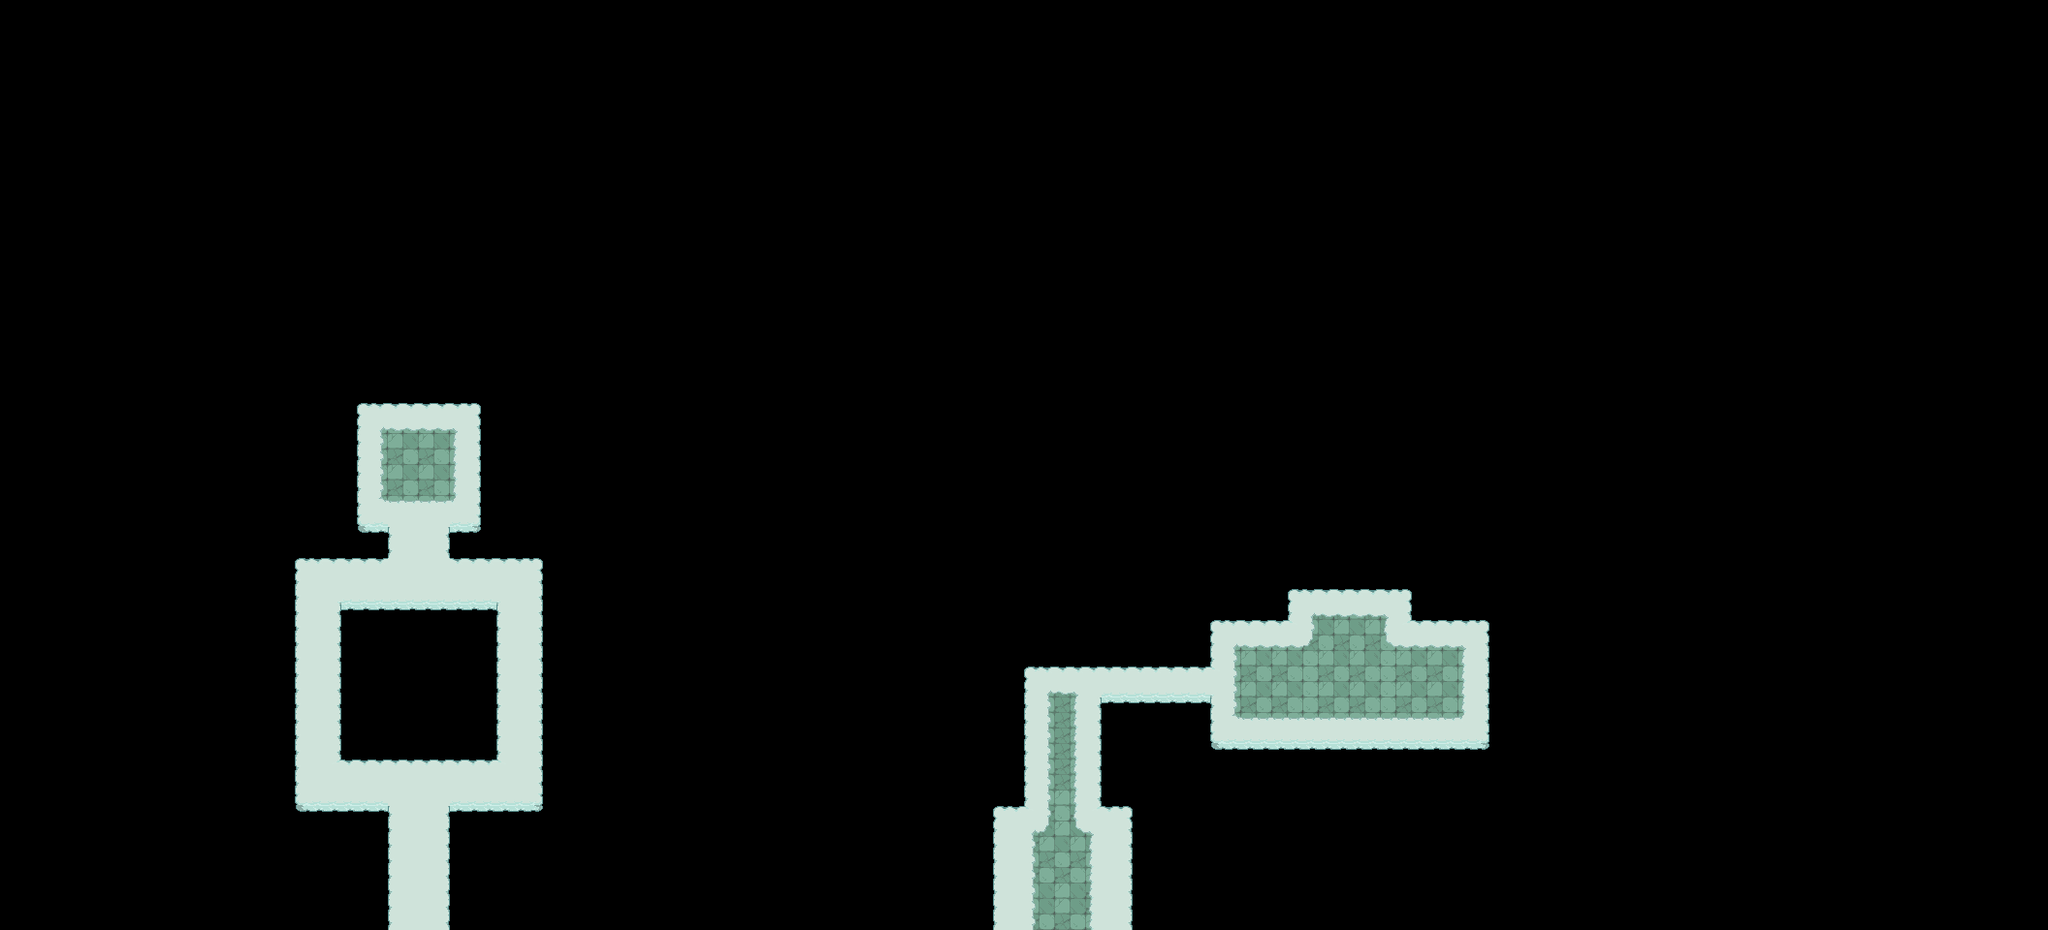

A 2D game scene composited from a Tiled map and its tileset images. What follows is a short description and the map's XML, with each tile layer's data collapsed to a summary:
An orthogonal 132x60 tile map with 16x16 px tiles, 7 tile layers (Base, Floor, Environment, Platform, ...), 1 hidden layer not drawn, 4 tilesets and 44 objects (8x lightningRod, 4x sentry, 2x orbEast, 2x streetlight, 2x cloudFight, ...).

<map version="1.5" tiledversion="1.5.0" orientation="orthogonal" renderorder="right-down" width="132" height="60" tilewidth="16" tileheight="16" infinite="0" nextlayerid="24" nextobjectid="1320">
 <editorsettings>
  <export target="d_cloud2.lua" format="lua" />
 </editorsettings>
 <properties>
  <property name="background" value="cloudDungeon" />
  <property name="dark" type="int" value="0" />
  <property name="defaultX" type="int" value="1096" />
  <property name="defaultY" type="int" value="900" />
  <property name="isSky" type="bool" value="true" />
  <property name="music" value="cloudDungeon" />
  <property name="weather" value="none" />
 </properties>
 <tileset firstgid="1" name="cave" tilewidth="16" tileheight="16" tilecount="160" columns="16">
  <image source="../_tilesets/cave.png" width="256" height="160" />
  <tile id="127">
   <animation>
    <frame tileid="127" duration="100" />
   </animation>
  </tile>
  <tile id="143">
   <animation>
    <frame tileid="143" duration="100" />
   </animation>
  </tile>
  <tile id="159">
   <animation>
    <frame tileid="159" duration="100" />
   </animation>
  </tile>
 </tileset>
 <tileset firstgid="161" name="water" tilewidth="16" tileheight="16" tilecount="1296" columns="24">
  <image source="../_tilesets/water.png" width="384" height="864" />
  <tile id="0">
   <animation>
    <frame tileid="0" duration="350" />
    <frame tileid="3" duration="350" />
    <frame tileid="6" duration="350" />
    <frame tileid="9" duration="350" />
   </animation>
  </tile>
  <tile id="1">
   <animation>
    <frame tileid="1" duration="350" />
    <frame tileid="4" duration="350" />
    <frame tileid="7" duration="350" />
    <frame tileid="10" duration="350" />
   </animation>
  </tile>
  <tile id="2">
   <animation>
    <frame tileid="2" duration="350" />
    <frame tileid="5" duration="350" />
    <frame tileid="8" duration="350" />
    <frame tileid="11" duration="350" />
   </animation>
  </tile>
  <tile id="12">
   <animation>
    <frame tileid="12" duration="350" />
    <frame tileid="15" duration="350" />
    <frame tileid="18" duration="350" />
    <frame tileid="21" duration="350" />
   </animation>
  </tile>
  <tile id="13">
   <animation>
    <frame tileid="13" duration="350" />
    <frame tileid="16" duration="350" />
    <frame tileid="19" duration="350" />
    <frame tileid="22" duration="350" />
   </animation>
  </tile>
  <tile id="14">
   <animation>
    <frame tileid="14" duration="350" />
    <frame tileid="17" duration="350" />
    <frame tileid="20" duration="350" />
    <frame tileid="23" duration="350" />
   </animation>
  </tile>
  <tile id="24">
   <animation>
    <frame tileid="24" duration="350" />
    <frame tileid="27" duration="350" />
    <frame tileid="30" duration="350" />
    <frame tileid="33" duration="350" />
   </animation>
  </tile>
  <tile id="26">
   <animation>
    <frame tileid="26" duration="350" />
    <frame tileid="29" duration="350" />
    <frame tileid="32" duration="350" />
    <frame tileid="35" duration="350" />
   </animation>
  </tile>
  <tile id="37">
   <animation>
    <frame tileid="37" duration="350" />
    <frame tileid="40" duration="350" />
    <frame tileid="43" duration="350" />
    <frame tileid="46" duration="350" />
   </animation>
  </tile>
  <tile id="38">
   <animation>
    <frame tileid="38" duration="350" />
    <frame tileid="41" duration="350" />
    <frame tileid="44" duration="350" />
    <frame tileid="47" duration="350" />
   </animation>
  </tile>
  <tile id="48">
   <animation>
    <frame tileid="48" duration="350" />
    <frame tileid="51" duration="350" />
    <frame tileid="54" duration="350" />
    <frame tileid="57" duration="350" />
   </animation>
  </tile>
  <tile id="49">
   <animation>
    <frame tileid="49" duration="350" />
    <frame tileid="52" duration="350" />
    <frame tileid="55" duration="350" />
    <frame tileid="58" duration="350" />
   </animation>
  </tile>
  <tile id="50">
   <animation>
    <frame tileid="50" duration="350" />
    <frame tileid="53" duration="350" />
    <frame tileid="56" duration="350" />
    <frame tileid="59" duration="350" />
   </animation>
  </tile>
  <tile id="61">
   <animation>
    <frame tileid="61" duration="350" />
    <frame tileid="64" duration="350" />
    <frame tileid="67" duration="350" />
    <frame tileid="70" duration="350" />
   </animation>
  </tile>
  <tile id="62">
   <animation>
    <frame tileid="62" duration="350" />
    <frame tileid="65" duration="350" />
    <frame tileid="68" duration="350" />
    <frame tileid="71" duration="350" />
   </animation>
  </tile>
  <tile id="72">
   <animation>
    <frame tileid="72" duration="350" />
    <frame tileid="74" duration="350" />
    <frame tileid="76" duration="350" />
    <frame tileid="78" duration="350" />
   </animation>
  </tile>
  <tile id="73">
   <animation>
    <frame tileid="73" duration="350" />
    <frame tileid="75" duration="350" />
    <frame tileid="77" duration="350" />
    <frame tileid="79" duration="350" />
   </animation>
  </tile>
  <tile id="85">
   <animation>
    <frame tileid="85" duration="350" />
    <frame tileid="88" duration="350" />
    <frame tileid="91" duration="350" />
    <frame tileid="94" duration="350" />
   </animation>
  </tile>
  <tile id="86">
   <animation>
    <frame tileid="86" duration="350" />
    <frame tileid="89" duration="350" />
    <frame tileid="92" duration="350" />
    <frame tileid="95" duration="350" />
   </animation>
  </tile>
  <tile id="96">
   <animation>
    <frame tileid="96" duration="350" />
    <frame tileid="98" duration="350" />
    <frame tileid="100" duration="350" />
    <frame tileid="102" duration="350" />
   </animation>
  </tile>
  <tile id="97">
   <animation>
    <frame tileid="97" duration="350" />
    <frame tileid="99" duration="350" />
    <frame tileid="101" duration="350" />
    <frame tileid="103" duration="350" />
   </animation>
  </tile>
  <tile id="144">
   <animation>
    <frame tileid="144" duration="350" />
    <frame tileid="147" duration="350" />
    <frame tileid="150" duration="350" />
    <frame tileid="153" duration="350" />
   </animation>
  </tile>
  <tile id="146">
   <animation>
    <frame tileid="146" duration="350" />
    <frame tileid="149" duration="350" />
    <frame tileid="152" duration="350" />
    <frame tileid="155" duration="350" />
   </animation>
  </tile>
  <tile id="156">
   <animation>
    <frame tileid="156" duration="350" />
    <frame tileid="159" duration="350" />
    <frame tileid="162" duration="350" />
    <frame tileid="165" duration="350" />
   </animation>
  </tile>
  <tile id="158">
   <animation>
    <frame tileid="158" duration="350" />
    <frame tileid="161" duration="350" />
    <frame tileid="164" duration="350" />
    <frame tileid="167" duration="350" />
   </animation>
  </tile>
  <tile id="168">
   <animation>
    <frame tileid="168" duration="350" />
    <frame tileid="171" duration="350" />
    <frame tileid="174" duration="350" />
    <frame tileid="177" duration="350" />
   </animation>
  </tile>
  <tile id="170">
   <animation>
    <frame tileid="170" duration="350" />
    <frame tileid="173" duration="350" />
    <frame tileid="176" duration="350" />
    <frame tileid="179" duration="350" />
   </animation>
  </tile>
  <tile id="180">
   <animation>
    <frame tileid="180" duration="350" />
    <frame tileid="183" duration="350" />
    <frame tileid="186" duration="350" />
    <frame tileid="189" duration="350" />
   </animation>
  </tile>
  <tile id="182">
   <animation>
    <frame tileid="182" duration="350" />
    <frame tileid="185" duration="350" />
    <frame tileid="188" duration="350" />
    <frame tileid="191" duration="350" />
   </animation>
  </tile>
  <tile id="192">
   <animation>
    <frame tileid="192" duration="350" />
    <frame tileid="195" duration="350" />
    <frame tileid="198" duration="350" />
    <frame tileid="201" duration="350" />
   </animation>
  </tile>
  <tile id="193">
   <animation>
    <frame tileid="193" duration="350" />
    <frame tileid="196" duration="350" />
    <frame tileid="199" duration="350" />
    <frame tileid="202" duration="350" />
   </animation>
  </tile>
  <tile id="194">
   <animation>
    <frame tileid="194" duration="350" />
    <frame tileid="197" duration="350" />
    <frame tileid="200" duration="350" />
    <frame tileid="203" duration="350" />
   </animation>
  </tile>
  <tile id="204">
   <animation>
    <frame tileid="204" duration="350" />
    <frame tileid="207" duration="350" />
    <frame tileid="210" duration="350" />
    <frame tileid="213" duration="350" />
   </animation>
  </tile>
  <tile id="205">
   <animation>
    <frame tileid="205" duration="350" />
    <frame tileid="208" duration="350" />
    <frame tileid="211" duration="350" />
    <frame tileid="214" duration="350" />
   </animation>
  </tile>
  <tile id="206">
   <animation>
    <frame tileid="206" duration="350" />
    <frame tileid="209" duration="350" />
    <frame tileid="212" duration="350" />
    <frame tileid="215" duration="350" />
   </animation>
  </tile>
  <tile id="216">
   <animation>
    <frame tileid="216" duration="350" />
    <frame tileid="218" duration="350" />
    <frame tileid="220" duration="350" />
    <frame tileid="222" duration="350" />
   </animation>
  </tile>
  <tile id="217">
   <animation>
    <frame tileid="217" duration="350" />
    <frame tileid="219" duration="350" />
    <frame tileid="221" duration="350" />
    <frame tileid="223" duration="350" />
   </animation>
  </tile>
  <tile id="228">
   <animation>
    <frame tileid="228" duration="350" />
    <frame tileid="230" duration="350" />
    <frame tileid="232" duration="350" />
    <frame tileid="234" duration="350" />
   </animation>
  </tile>
  <tile id="229">
   <animation>
    <frame tileid="229" duration="350" />
    <frame tileid="231" duration="350" />
    <frame tileid="233" duration="350" />
    <frame tileid="235" duration="350" />
   </animation>
  </tile>
  <tile id="240">
   <animation>
    <frame tileid="240" duration="350" />
    <frame tileid="242" duration="350" />
    <frame tileid="244" duration="350" />
    <frame tileid="246" duration="350" />
   </animation>
  </tile>
  <tile id="241">
   <animation>
    <frame tileid="241" duration="350" />
    <frame tileid="243" duration="350" />
    <frame tileid="245" duration="350" />
    <frame tileid="247" duration="350" />
   </animation>
  </tile>
  <tile id="252">
   <animation>
    <frame tileid="252" duration="350" />
    <frame tileid="254" duration="350" />
    <frame tileid="256" duration="350" />
    <frame tileid="258" duration="350" />
   </animation>
  </tile>
  <tile id="253">
   <animation>
    <frame tileid="253" duration="350" />
    <frame tileid="255" duration="350" />
    <frame tileid="257" duration="350" />
    <frame tileid="259" duration="350" />
   </animation>
  </tile>
  <tile id="876">
   <animation>
    <frame tileid="876" duration="300" />
    <frame tileid="877" duration="300" />
    <frame tileid="878" duration="300" />
    <frame tileid="879" duration="300" />
   </animation>
  </tile>
  <tile id="1008">
   <animation>
    <frame tileid="1008" duration="350" />
    <frame tileid="1011" duration="350" />
    <frame tileid="1014" duration="350" />
    <frame tileid="1017" duration="350" />
   </animation>
  </tile>
  <tile id="1009">
   <animation>
    <frame tileid="1009" duration="350" />
    <frame tileid="1012" duration="350" />
    <frame tileid="1015" duration="350" />
    <frame tileid="1018" duration="350" />
   </animation>
  </tile>
  <tile id="1010">
   <animation>
    <frame tileid="1010" duration="350" />
    <frame tileid="1013" duration="350" />
    <frame tileid="1016" duration="350" />
    <frame tileid="1019" duration="350" />
   </animation>
  </tile>
  <tile id="1032">
   <animation>
    <frame tileid="1032" duration="350" />
    <frame tileid="1035" duration="350" />
    <frame tileid="1038" duration="350" />
    <frame tileid="1041" duration="350" />
   </animation>
  </tile>
  <tile id="1034">
   <animation>
    <frame tileid="1034" duration="350" />
    <frame tileid="1037" duration="350" />
    <frame tileid="1040" duration="350" />
    <frame tileid="1043" duration="350" />
   </animation>
  </tile>
  <tile id="1056">
   <animation>
    <frame tileid="1056" duration="350" />
    <frame tileid="1059" duration="350" />
    <frame tileid="1062" duration="350" />
    <frame tileid="1065" duration="350" />
   </animation>
  </tile>
  <tile id="1057">
   <animation>
    <frame tileid="1057" duration="350" />
    <frame tileid="1060" duration="350" />
    <frame tileid="1063" duration="350" />
    <frame tileid="1066" duration="350" />
   </animation>
  </tile>
  <tile id="1058">
   <animation>
    <frame tileid="1058" duration="350" />
    <frame tileid="1061" duration="350" />
    <frame tileid="1064" duration="350" />
    <frame tileid="1067" duration="350" />
   </animation>
  </tile>
  <tile id="1080">
   <animation>
    <frame tileid="1080" duration="350" />
    <frame tileid="1082" duration="350" />
    <frame tileid="1084" duration="350" />
    <frame tileid="1086" duration="350" />
   </animation>
  </tile>
  <tile id="1081">
   <animation>
    <frame tileid="1081" duration="350" />
    <frame tileid="1083" duration="350" />
    <frame tileid="1085" duration="350" />
    <frame tileid="1087" duration="350" />
   </animation>
  </tile>
  <tile id="1104">
   <animation>
    <frame tileid="1104" duration="350" />
    <frame tileid="1106" duration="350" />
    <frame tileid="1108" duration="350" />
    <frame tileid="1110" duration="350" />
   </animation>
  </tile>
  <tile id="1105">
   <animation>
    <frame tileid="1105" duration="350" />
    <frame tileid="1107" duration="350" />
    <frame tileid="1109" duration="350" />
    <frame tileid="1111" duration="350" />
   </animation>
  </tile>
 </tileset>
 <tileset firstgid="1457" name="dungeon" tilewidth="16" tileheight="16" tilecount="480" columns="20">
  <image source="../_tilesets/dungeon.png" width="320" height="384" />
 </tileset>
 <tileset firstgid="1937" name="cloud" tilewidth="16" tileheight="16" tilecount="168" columns="14">
  <image source="../_tilesets/cloud_tileset.png" width="224" height="192" />
 </tileset>
 <layer id="1" name="Base" width="132" height="60">
  <data>[7920 cells, 575 non-empty, 20 distinct tile ids]</data>
 </layer>
 <layer id="23" name="Floor" width="132" height="60">
  <data>[7920 cells, 35 non-empty, 4 distinct tile ids]</data>
 </layer>
 <layer id="15" name="Environment" width="132" height="60">
  <data>[7920 cells, 126 non-empty, 12 distinct tile ids]</data>
 </layer>
 <layer id="16" name="Platform" width="132" height="60">
  <data>[7920 cells, 0 non-empty, 0 distinct tile ids]</data>
 </layer>
 <layer id="19" name="Medium" width="132" height="60">
  <data>[7920 cells, 0 non-empty, 0 distinct tile ids]</data>
 </layer>
 <layer id="2" name="Objects" width="132" height="60">
  <data>[7920 cells, 0 non-empty, 0 distinct tile ids]</data>
 </layer>
 <layer id="11" name="Objects2" width="132" height="60">
  <data>[7920 cells, 0 non-empty, 0 distinct tile ids]</data>
 </layer>
 <layer id="4" name="Test" width="132" height="60" visible="0">
  <data>[7920 cells, 0 non-empty, 0 distinct tile ids]</data>
 </layer>
 <objectgroup id="10" name="Water">
  <object id="1291" x="928" y="828" width="92" height="132" />
  <object id="1299" x="1172" y="828" width="44" height="132" />
  <object id="1300" x="356" y="636" width="152" height="144" />
  <object id="1301" x="272" y="840" width="124" height="120" />
  <object id="1302" x="248" y="572" width="52" height="268" />
  <object id="1303" x="248" y="556" width="148" height="16" />
  <object id="1304" x="304" y="412" width="60" height="144" />
  <object id="1305" x="304" y="368" width="196" height="44" />
  <object id="1306" x="500" y="368" width="44" height="188" />
  <object id="1307" x="468" y="556" width="96" height="16" />
  <object id="1308" x="564" y="556" width="44" height="284" />
  <object id="1310" x="468" y="840" width="140" height="120" />
  <object id="1312" x="1140" y="728" width="104" height="100" />
  <object id="1313" x="1244" y="776" width="296" height="52" />
  <object id="1314" x="1540" y="632" width="44" height="196" />
  <object id="1315" x="1464" y="572" width="120" height="60" />
  <object id="1316" x="1320" y="560" width="144" height="40" />
  <object id="1317" x="1200" y="560" width="120" height="72" />
  <object id="1318" x="1024" y="632" width="216" height="48" />
  <object id="1319" x="928" y="680" width="120" height="148" />
 </objectgroup>
 <objectgroup id="3" name="Walls">
  <object id="1279" name="blockadeLightning" type="blockade" x="1216" y="662" width="16" height="96">
   <properties>
    <property name="delay" type="bool" value="true" />
   </properties>
  </object>
  <object id="1282" x="1220" y="656" width="8" height="8" />
  <object id="1283" x="1220" y="760" width="8" height="8" />
 </objectgroup>
 <objectgroup id="5" name="Loot" />
 <objectgroup id="12" name="Plants">
  <object id="1280" name="orbEast" x="1224" y="764">
   <point />
  </object>
  <object id="1281" name="orbEast" x="1224" y="660">
   <point />
  </object>
 </objectgroup>
 <objectgroup id="18" name="Rocks" />
 <objectgroup id="9" name="Trees">
  <object id="1288" name="streetlight" x="1344" y="624">
   <point />
  </object>
  <object id="1289" name="streetlight" x="1440" y="624">
   <point />
  </object>
 </objectgroup>
 <objectgroup id="8" name="Chests">
  <object id="1243" name="cloudColor" type="small" x="432" y="480">
   <point />
  </object>
  <object id="1311" name="cloudFight" x="1392" y="648">
   <properties>
    <property name="challengeCheck" value="cloudFight" />
    <property name="size" value="bigBlue" />
   </properties>
   <point />
  </object>
 </objectgroup>
 <objectgroup id="6" name="Enemies">
  <object id="1264" name="sentry" x="328" y="808">
   <properties>
    <property name="x2" type="int" value="536" />
    <property name="x3" type="int" value="536" />
    <property name="x4" type="int" value="328" />
    <property name="y2" type="int" value="808" />
    <property name="y3" type="int" value="600" />
    <property name="y4" type="int" value="600" />
   </properties>
   <point />
  </object>
  <object id="1267" name="sentry" x="328" y="600">
   <properties>
    <property name="x2" type="int" value="328" />
    <property name="x3" type="int" value="536" />
    <property name="x4" type="int" value="536" />
    <property name="y2" type="int" value="808" />
    <property name="y3" type="int" value="808" />
    <property name="y4" type="int" value="600" />
   </properties>
   <point />
  </object>
  <object id="1269" name="sentry" x="536" y="808">
   <properties>
    <property name="x2" type="int" value="536" />
    <property name="x3" type="int" value="328" />
    <property name="x4" type="int" value="328" />
    <property name="y2" type="int" value="600" />
    <property name="y3" type="int" value="600" />
    <property name="y4" type="int" value="808" />
   </properties>
   <point />
  </object>
  </objectgroup>
 <objectgroup id="14" name="NPC" />
 <objectgroup id="13" name="Portals" />
 <objectgroup id="17" name="Structures">
  <properties>
   <property name="dark" type="bool" value="true" />
  </properties>
 </objectgroup>
 <objectgroup id="7" name="Transitions">
  <!-- 2 objects omitted --></objectgroup>
 <objectgroup id="20" name="Platforms" />
 <objectgroup id="21" name="Challenges">
  <!-- 1 objects omitted --></objectgroup>
 <objectgroup id="22" name="Weapons">
  <!-- 8 objects omitted --></objectgroup>
</map>
<!-- 12 of 44 objects omitted -->
